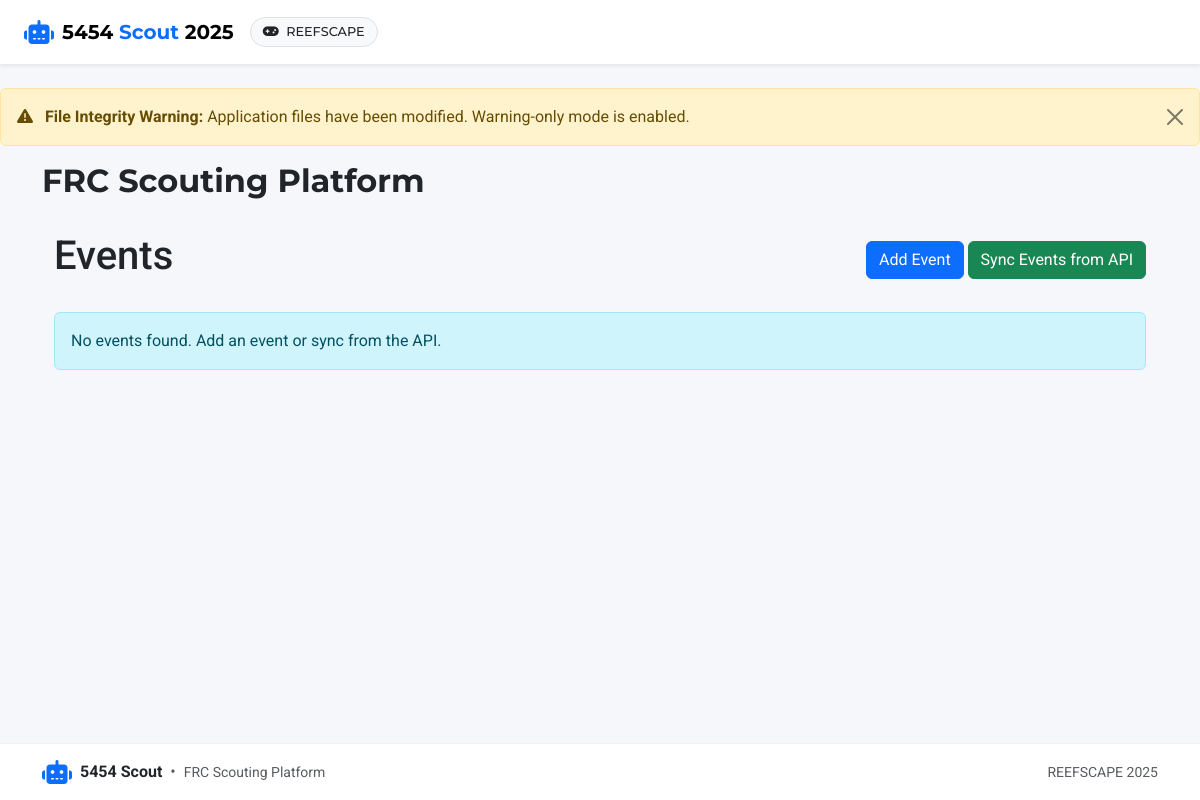
/events/, run on an earlier commit of the app's database.
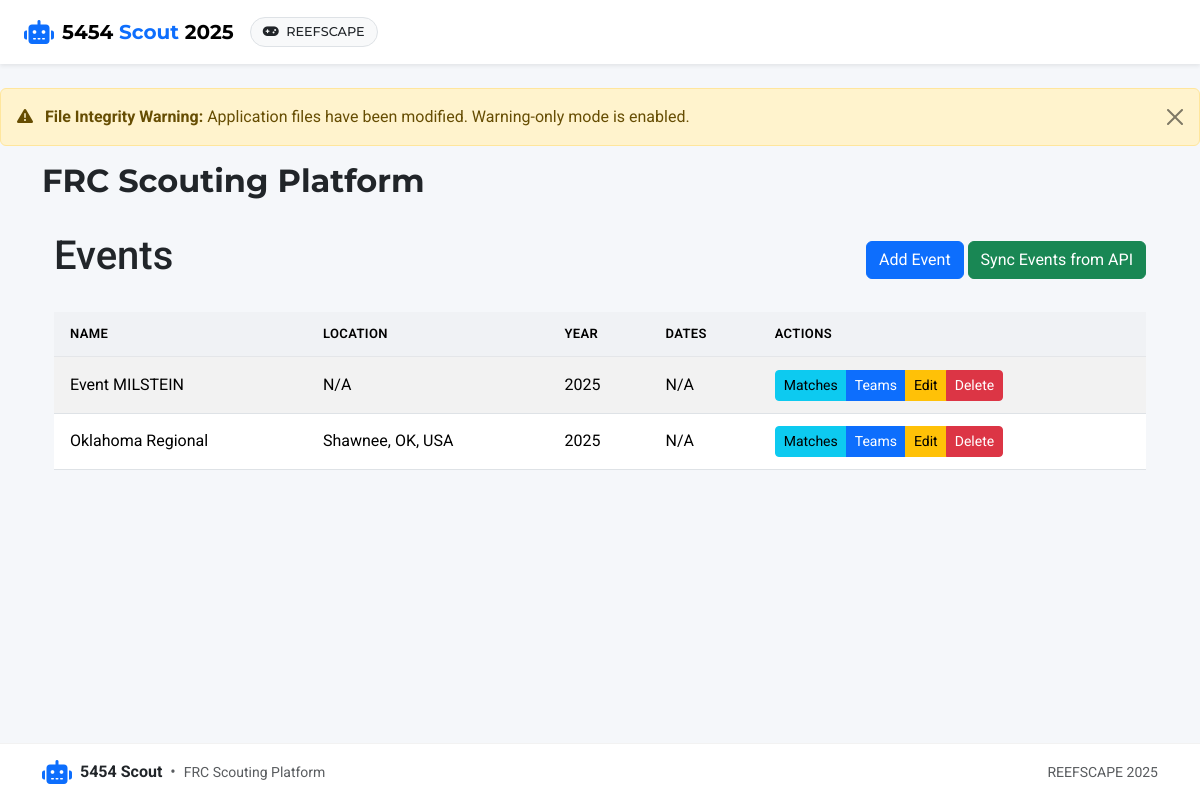
And on a later commit of the database.
### app/models.py (models this page shows, shortened)
class Event(db.Model):
    id = db.Column(db.Integer, primary_key=True)
    name = db.Column(db.String(100), nullable=False)
    code = db.Column(db.String(20), unique=True)  # Event code like "CALA" or "NYRO"
    location = db.Column(db.String(100))
    start_date = db.Column(db.Date)
    end_date = db.Column(db.Date)
    year = db.Column(db.Integer, nullable=False)
    matches = db.relationship('Match', backref='event', lazy=True)

### app/routes/events.py (the view)
@bp.route('/')
def index():
    events = Event.query.order_by(Event.year.desc(), Event.name).all()
    now = datetime.now()
    return render_template('events/index.html', events=events, now=now)

### app/routes/auth.py (called while the page is built)
@bp.app_context_processor
def inject_auth_vars():
    return {
        'current_user': current_user,
        'user_has_role': lambda role: current_user.is_authenticated and current_user.has_role(role)
    }

### run.py (called while the page is built)
@app.before_request
def check_first_run():
    if not User.query.first() and request.path != '/auth/login':
        flash('Database is being initialized. Please wait...', 'info')
        return redirect(url_for('auth.login'))

### app/templates/events/index.html (shortened to what this page needs)
{% extends 'base.html' %}
{% block content %}
<div class="container mt-4">
    <div class="d-flex justify-content-between align-items-center mb-4">
        <h1>Events</h1>
        <div>
            <a href="{{ url_for('events.add') }}" class="btn btn-primary">Add Event</a>
            <button type="button" class="btn btn-success" data-bs-toggle="modal" data-bs-target="#syncModal">
                Sync Events from API
            </button>
        </div>
    </div>
    {% if events %}
    <div class="table-responsive">
        <table class="table table-striped table-hover">
            <thead>
                <tr>
                    <th>Name</th>
                    <th>Location</th>
                    <th>Year</th>
                    <th>Dates</th>
                    <th>Actions</th>
                </tr>
            </thead>
            <tbody>
                {% for event in events %}
                <tr>
                    <td>{{ event.name }}</td>
                    <td>{{ event.location or 'N/A' }}</td>
                    <td>{{ event.year }}</td>
                    <td>
                        {% if event.start_date and event.end_date %}
                            {{ event.start_date.strftime('%m/%d/%Y') }} - {{ event.end_date.strftime('%m/%d/%Y') }}
                        {% elif event.start_date %}
                            {{ event.start_date.strftime('%m/%d/%Y') }}
                        {% else %}
                            N/A
                        {% endif %}
                    </td>
                    <td>
                        <div class="btn-group">
                            <a href="{{ url_for('matches.index', event_id=event.id) }}" class="btn btn-sm btn-info">Matches</a>
                            <a href="{{ url_for('teams.index', event_id=event.id) }}" class="btn btn-sm btn-primary">Teams</a>
                            <a href="{{ url_for('events.edit', event_id=event.id) }}" class="btn btn-sm btn-warning">Edit</a>
                            <button type="button" class="btn btn-sm btn-danger"
                                    data-bs-toggle="modal"
                                    data-bs-target="#deleteModal{{ event.id }}">
                                Delete
                            </button>
                        </div>
                    </td>
                </tr>
                {% endfor %}
            </tbody>
        </table>
    </div>
    {% else %}
    <div class="alert alert-info">
        No events found. Add an event or sync from the API.
    </div>
    {% endif %}
</div>
{% endblock %}

What changed in the data, as far as the page shows it:
added Event: name "Event MILSTEIN", location "N/A", year "2025"
added Event: name "Oklahoma Regional", location "Shawnee, OK, USA", year "2025", shows "N/A"
Also different on the page:
text no longer shown: "No events found. Add an event or sync from the API."
text now shown: "NAME LOCATION YEAR DATES ACTIONS"
